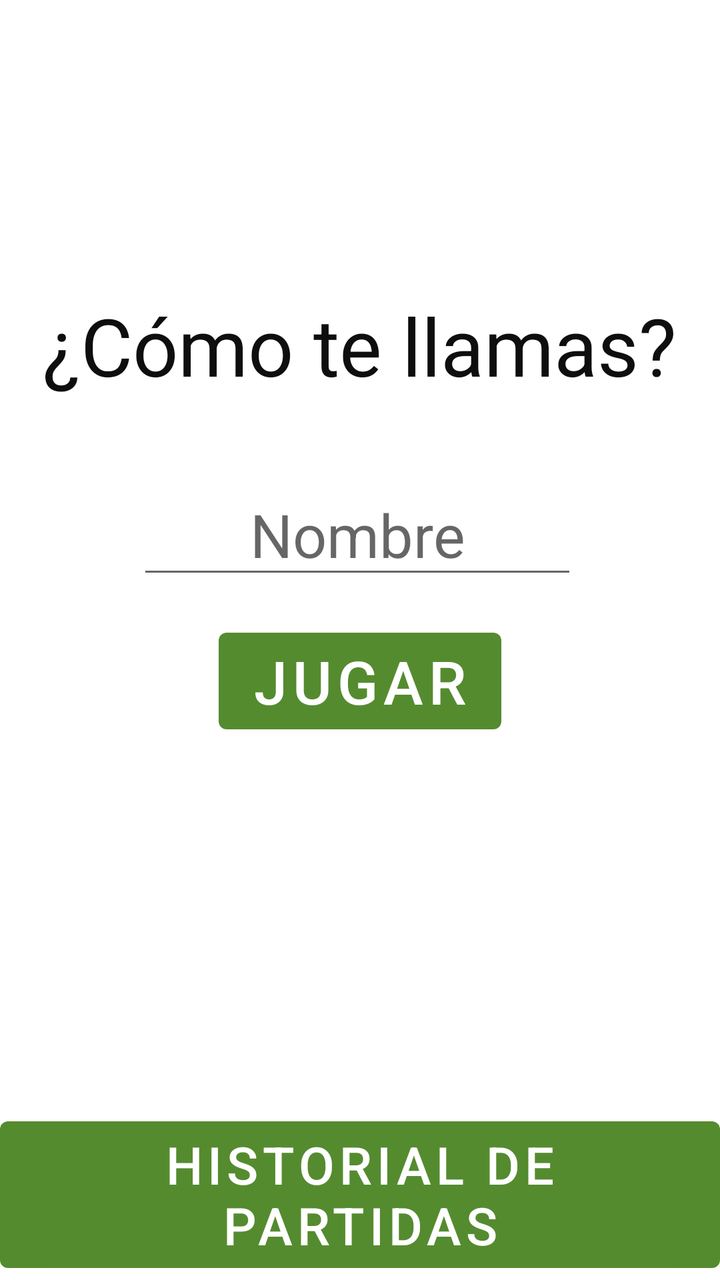
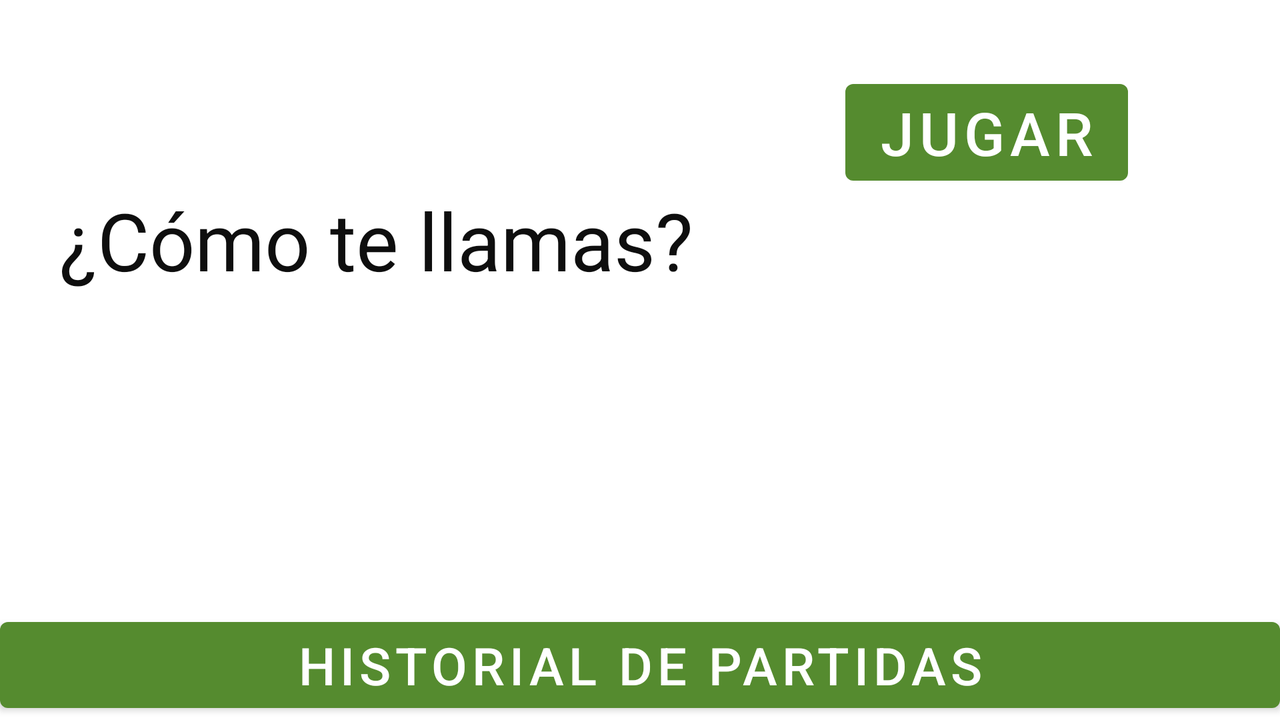

Two renders of one Android screen. The first uses the default layout on a phone; the second uses the alternative layout the repository ships for a different screen configuration, on a matching device. The two XML files are below.
<!-- AndroidManifest.xml: application theme Theme.CulculadoraNiños -->
<!-- res/layout/activity_main.xml -->
<?xml version="1.0" encoding="utf-8"?>
<androidx.constraintlayout.widget.ConstraintLayout xmlns:android="http://schemas.android.com/apk/res/android"
    xmlns:app="http://schemas.android.com/apk/res-auto"
    xmlns:tools="http://schemas.android.com/tools"
    android:layout_width="match_parent"
    android:layout_height="match_parent"
    tools:context=".MainActivity">

    <ImageView
        android:id="@+id/fondo2"
        android:layout_width="wrap_content"
        android:layout_height="wrap_content"
        android:background="@drawable/fondo"
        android:scaleType="centerCrop"
        app:layout_constraintBottom_toBottomOf="parent"
        app:layout_constraintEnd_toEndOf="parent"
        app:layout_constraintStart_toStartOf="parent"
        app:layout_constraintTop_toTopOf="parent"
        app:srcCompat="@drawable/fondo" />

    <Button
        android:id="@+id/btHistorico"
        android:layout_width="match_parent"
        android:layout_height="wrap_content"
        android:text="@string/historialCAPS"
        android:textSize="26sp"
        app:layout_constraintBottom_toBottomOf="parent"
        app:layout_constraintEnd_toEndOf="parent"
        app:layout_constraintHorizontal_bias="0.0"
        app:layout_constraintStart_toStartOf="parent"
        app:layout_constraintTop_toBottomOf="@+id/eTxtNombre"
        app:layout_constraintVertical_bias="1.0" />

    <TextView
        android:id="@+id/textView"
        android:layout_width="wrap_content"
        android:layout_height="wrap_content"
        android:text="@string/txtWhatsyourName"
        android:textColor="@color/letters"
        android:textSize="40sp"
        app:layout_constraintBottom_toBottomOf="parent"
        app:layout_constraintEnd_toEndOf="parent"
        app:layout_constraintHorizontal_bias="0.494"
        app:layout_constraintStart_toStartOf="parent"
        app:layout_constraintTop_toTopOf="parent"
        app:layout_constraintVertical_bias="0.249" />

    <Button
        android:id="@+id/btJugar"
        android:layout_width="wrap_content"
        android:layout_height="wrap_content"
        android:text="@string/playCAPS"
        android:textSize="30sp"
        app:layout_constraintBottom_toBottomOf="parent"
        app:layout_constraintEnd_toEndOf="parent"
        app:layout_constraintStart_toStartOf="parent"
        app:layout_constraintTop_toBottomOf="@+id/eTxtNombre"
        app:layout_constraintVertical_bias="0.056" />

    <EditText
        android:id="@+id/eTxtNombre"
        android:layout_width="220sp"
        android:layout_height="wrap_content"
        android:ems="10"
        android:gravity="center"
        android:hint="@string/txtName"
        android:inputType="textPersonName"
        android:textColor="@color/letters"
        android:textSize="30sp"
        app:layout_constraintBottom_toBottomOf="parent"
        app:layout_constraintEnd_toEndOf="parent"
        app:layout_constraintHorizontal_bias="0.491"
        app:layout_constraintStart_toStartOf="parent"
        app:layout_constraintTop_toBottomOf="@+id/textView"
        app:layout_constraintVertical_bias="0.098" />

</androidx.constraintlayout.widget.ConstraintLayout>
<!-- resources referenced by this layout -->
<resources>
  <color name="letters">#0E0E0E</color>
  <string name="historialCAPS">HISTORIAL DE PARTIDAS</string>
  <string name="playCAPS">JUGAR</string>
  <string name="txtName">Nombre</string>
  <string name="txtWhatsyourName">¿Cómo te llamas?</string>
  <style name="Theme.CulculadoraNiños" parent="Theme.MaterialComponents.DayNight.DarkActionBar">
          
          <item name="colorPrimary">#558B2F</item>
          <item name="colorPrimaryVariant">#2E7D32</item>
          <item name="colorOnPrimary">@color/white</item>
          
          <item name="colorSecondary">#7CB342</item>
          <item name="colorSecondaryVariant">#43A047</item>
          <item name="colorOnSecondary">@color/black</item>
          
          <item name="android:statusBarColor" tools:targetApi="l">?attr/colorPrimaryVariant</item>
          
      </style>
  <color name="white">#FFFFFFFF</color>
  <color name="black">#FF000000</color>
</resources>
<!-- res/layout-land/activity_main.xml (the repository's variant of the layout above) -->
<!-- drawn on the phone turned sideways -->
<?xml version="1.0" encoding="utf-8"?>
<androidx.constraintlayout.widget.ConstraintLayout
    xmlns:android="http://schemas.android.com/apk/res/android"
    xmlns:app="http://schemas.android.com/apk/res-auto"
    android:layout_width="match_parent"
    android:layout_height="match_parent">

    <ImageView
        android:id="@+id/fondo8"
        android:layout_width="wrap_content"
        android:layout_height="wrap_content"
        android:background="@drawable/fondo"
        android:scaleType="centerCrop"
        app:layout_constraintBottom_toBottomOf="parent"
        app:layout_constraintEnd_toEndOf="parent"
        app:layout_constraintStart_toStartOf="parent"
        app:layout_constraintTop_toTopOf="parent"
        app:srcCompat="@drawable/fondo" />

    <Button
        android:id="@+id/btHistorico"
        android:layout_width="match_parent"
        android:layout_height="wrap_content"
        android:text="@string/historialCAPS"
        android:textSize="26sp"
        app:layout_constraintBottom_toBottomOf="parent"
        app:layout_constraintEnd_toEndOf="parent"
        app:layout_constraintHorizontal_bias="0.0"
        app:layout_constraintStart_toStartOf="parent"
        app:layout_constraintTop_toBottomOf="@+id/eTxtNombre"
        app:layout_constraintVertical_bias="1.0" />

    <TextView
        android:id="@+id/textView14"
        android:layout_width="wrap_content"
        android:layout_height="wrap_content"
        android:text="@string/txtWhatsyourName"
        android:textColor="@color/letters"
        android:textSize="40sp"
        app:layout_constraintBottom_toBottomOf="parent"
        app:layout_constraintEnd_toEndOf="parent"
        app:layout_constraintHorizontal_bias="0.092"
        app:layout_constraintStart_toStartOf="parent"
        app:layout_constraintTop_toTopOf="parent"
        app:layout_constraintVertical_bias="0.304" />

    <Button
        android:id="@+id/btJugar"
        android:layout_width="wrap_content"
        android:layout_height="wrap_content"
        android:text="@string/playCAPS"
        android:textSize="30sp"
        app:layout_constraintEnd_toEndOf="@+id/eTxtNombre"
        app:layout_constraintStart_toStartOf="@+id/eTxtNombre"
        app:layout_constraintTop_toBottomOf="@+id/eTxtNombre" />

    <EditText
        android:id="@+id/eTxtNombre"
        android:layout_width="220sp"
        android:layout_height="wrap_content"
        android:layout_marginBottom="272dp"
        android:ems="10"
        android:gravity="center"
        android:hint="@string/txtName"
        android:inputType="textPersonName"
        android:textColor="@color/letters"
        android:textSize="30sp"
        app:layout_constraintBottom_toBottomOf="@+id/textView14"
        app:layout_constraintEnd_toEndOf="parent"
        app:layout_constraintStart_toEndOf="@+id/textView14"
        app:layout_constraintTop_toTopOf="@+id/textView14"
        app:layout_constraintVertical_bias="0.0" />
</androidx.constraintlayout.widget.ConstraintLayout>
